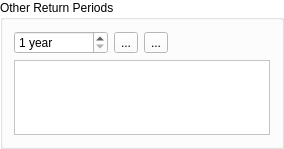
              <widget class="QGroupBox" name="groupBox_SAEP_2">
               <property name="minimumSize">
                <size>
                 <width>250</width>
                 <height>0</height>
                </size>
               </property>
               <property name="maximumSize">
                <size>
                 <width>300</width>
                 <height>16777215</height>
                </size>
               </property>
               <property name="palette">
                <palette>
                 <active>
                  <colorrole role="WindowText">
                   <brush brushstyle="SolidPattern">
                    <color alpha="255">
                     <red>0</red>
                     <green>0</green>
                     <blue>0</blue>
                    </color>
                   </brush>
                  </colorrole>
                  <colorrole role="Button">
                   <brush brushstyle="SolidPattern">
                    <color alpha="255">
                     <red>255</red>
                     <green>255</green>
                     <blue>255</blue>
                    </color>
                   </brush>
                  </colorrole>
                  <colorrole role="Light">
                   <brush brushstyle="SolidPattern">
                    <color alpha="255">
                     <red>255</red>
                     <green>255</green>
                     <blue>255</blue>
                    </color>
                   </brush>
                  </colorrole>
                  <colorrole role="Midlight">
                   <brush brushstyle="SolidPattern">
                    <color alpha="255">
                     <red>255</red>
                     <green>255</green>
                     <blue>255</blue>
                    </color>
                   </brush>
                  </colorrole>
                  <colorrole role="Dark">
                   <brush brushstyle="SolidPattern">
                    <color alpha="255">
                     <red>127</red>
                     <green>127</green>
                     <blue>127</blue>
                    </color>
                   </brush>
                  </colorrole>
                  <colorrole role="Mid">
                   <brush brushstyle="SolidPattern">
                    <color alpha="255">
                     <red>170</red>
                     <green>170</green>
                     <blue>170</blue>
                    </color>
                   </brush>
                  </colorrole>
                  <colorrole role="Text">
                   <brush brushstyle="SolidPattern">
                    <color alpha="255">
                     <red>0</red>
                     <green>0</green>
                     <blue>0</blue>
                    </color>
                   </brush>
                  </colorrole>
                  <colorrole role="BrightText">
                   <brush brushstyle="SolidPattern">
                    <color alpha="255">
                     <red>255</red>
                     <green>255</green>
                     <blue>255</blue>
                    </color>
                   </brush>
                  </colorrole>
                  <colorrole role="ButtonText">
                   <brush brushstyle="SolidPattern">
                    <color alpha="255">
                     <red>0</red>
                     <green>0</green>
                     <blue>0</blue>
                    </color>
                   </brush>
                  </colorrole>
                  <colorrole role="Base">
                   <brush brushstyle="SolidPattern">
                    <color alpha="255">
                     <red>255</red>
                     <green>255</green>
                     <blue>255</blue>
                    </color>
                   </brush>
                  </colorrole>
                  <colorrole role="Window">
                   <brush brushstyle="SolidPattern">
                    <color alpha="255">
                     <red>255</red>
                     <green>255</green>
                     <blue>255</blue>
                    </color>
                   </brush>
                  </colorrole>
                  <colorrole role="Shadow">
                   <brush brushstyle="SolidPattern">
                    <color alpha="255">
                     <red>0</red>
                     <green>0</green>
                     <blue>0</blue>
                    </color>
                   </brush>
                  </colorrole>
                  <colorrole role="AlternateBase">
                   <brush brushstyle="SolidPattern">
                    <color alpha="255">
                     <red>255</red>
                     <green>255</green>
                     <blue>255</blue>
                    </color>
                   </brush>
                  </colorrole>
                  <colorrole role="ToolTipBase">
                   <brush brushstyle="SolidPattern">
                    <color alpha="255">
                     <red>255</red>
                     <green>255</green>
                     <blue>220</blue>
                    </color>
                   </brush>
                  </colorrole>
                  <colorrole role="ToolTipText">
                   <brush brushstyle="SolidPattern">
                    <color alpha="255">
                     <red>0</red>
                     <green>0</green>
                     <blue>0</blue>
                    </color>
                   </brush>
                  </colorrole>
                 </active>
                 <inactive>
                  <colorrole role="WindowText">
                   <brush brushstyle="SolidPattern">
                    <color alpha="255">
                     <red>0</red>
                     <green>0</green>
                     <blue>0</blue>
                    </color>
                   </brush>
                  </colorrole>
                  <colorrole role="Button">
                   <brush brushstyle="SolidPattern">
                    <color alpha="255">
                     <red>255</red>
                     <green>255</green>
                     <blue>255</blue>
                    </color>
                   </brush>
                  </colorrole>
                  <colorrole role="Light">
                   <brush brushstyle="SolidPattern">
                    <color alpha="255">
                     <red>255</red>
                     <green>255</green>
                     <blue>255</blue>
                    </color>
                   </brush>
                  </colorrole>
                  <colorrole role="Midlight">
                   <brush brushstyle="SolidPattern">
                    <color alpha="255">
                     <red>255</red>
                     <green>255</green>
                     <blue>255</blue>
                    </color>
                   </brush>
                  </colorrole>
                  <colorrole role="Dark">
                   <brush brushstyle="SolidPattern">
                    <color alpha="255">
                     <red>127</red>
                     <green>127</green>
                     <blue>127</blue>
                    </color>
                   </brush>
                  </colorrole>
                  <colorrole role="Mid">
                   <brush brushstyle="SolidPattern">
                    <color alpha="255">
                     <red>170</red>
                     <green>170</green>
                     <blue>170</blue>
                    </color>
                   </brush>
                  </colorrole>
                  <colorrole role="Text">
                   <brush brushstyle="SolidPattern">
                    <color alpha="255">
                     <red>0</red>
                     <green>0</green>
                     <blue>0</blue>
                    </color>
                   </brush>
                  </colorrole>
                  <colorrole role="BrightText">
                   <brush brushstyle="SolidPattern">
                    <color alpha="255">
                     <red>255</red>
                     <green>255</green>
                     <blue>255</blue>
                    </color>
                   </brush>
                  </colorrole>
                  <colorrole role="ButtonText">
                   <brush brushstyle="SolidPattern">
                    <color alpha="255">
                     <red>0</red>
                     <green>0</green>
                     <blue>0</blue>
                    </color>
                   </brush>
                  </colorrole>
                  <colorrole role="Base">
                   <brush brushstyle="SolidPattern">
                    <color alpha="255">
                     <red>255</red>
                     <green>255</green>
                     <blue>255</blue>
                    </color>
                   </brush>
                  </colorrole>
                  <colorrole role="Window">
                   <brush brushstyle="SolidPattern">
                    <color alpha="255">
                     <red>255</red>
                     <green>255</green>
                     <blue>255</blue>
                    </color>
                   </brush>
                  </colorrole>
                  <colorrole role="Shadow">
                   <brush brushstyle="SolidPattern">
                    <color alpha="255">
                     <red>0</red>
                     <green>0</green>
                     <blue>0</blue>
                    </color>
                   </brush>
                  </colorrole>
                  <colorrole role="AlternateBase">
                   <brush brushstyle="SolidPattern">
                    <color alpha="255">
                     <red>255</red>
                     <green>255</green>
                     <blue>255</blue>
                    </color>
                   </brush>
                  </colorrole>
                  <colorrole role="ToolTipBase">
                   <brush brushstyle="SolidPattern">
                    <color alpha="255">
                     <red>255</red>
                     <green>255</green>
                     <blue>220</blue>
                    </color>
                   </brush>
                  </colorrole>
                  <colorrole role="ToolTipText">
                   <brush brushstyle="SolidPattern">
                    <color alpha="255">
                     <red>0</red>
                     <green>0</green>
                     <blue>0</blue>
                    </color>
                   </brush>
                  </colorrole>
                 </inactive>
                 <disabled>
                  <colorrole role="WindowText">
                   <brush brushstyle="SolidPattern">
                    <color alpha="255">
                     <red>127</red>
                     <green>127</green>
                     <blue>127</blue>
                    </color>
                   </brush>
                  </colorrole>
                  <colorrole role="Button">
                   <brush brushstyle="SolidPattern">
                    <color alpha="255">
                     <red>255</red>
                     <green>255</green>
                     <blue>255</blue>
                    </color>
                   </brush>
                  </colorrole>
                  <colorrole role="Light">
                   <brush brushstyle="SolidPattern">
                    <color alpha="255">
                     <red>255</red>
                     <green>255</green>
                     <blue>255</blue>
                    </color>
                   </brush>
                  </colorrole>
                  <colorrole role="Midlight">
                   <brush brushstyle="SolidPattern">
                    <color alpha="255">
                     <red>255</red>
                     <green>255</green>
                     <blue>255</blue>
                    </color>
                   </brush>
                  </colorrole>
                  <colorrole role="Dark">
                   <brush brushstyle="SolidPattern">
                    <color alpha="255">
                     <red>127</red>
                     <green>127</green>
                     <blue>127</blue>
                    </color>
                   </brush>
                  </colorrole>
                  <colorrole role="Mid">
                   <brush brushstyle="SolidPattern">
                    <color alpha="255">
                     <red>170</red>
                     <green>170</green>
                     <blue>170</blue>
                    </color>
                   </brush>
                  </colorrole>
                  <colorrole role="Text">
                   <brush brushstyle="SolidPattern">
                    <color alpha="255">
                     <red>127</red>
                     <green>127</green>
                     <blue>127</blue>
                    </color>
                   </brush>
                  </colorrole>
                  <colorrole role="BrightText">
                   <brush brushstyle="SolidPattern">
                    <color alpha="255">
                     <red>255</red>
                     <green>255</green>
                     <blue>255</blue>
                    </color>
                   </brush>
                  </colorrole>
                  <colorrole role="ButtonText">
                   <brush brushstyle="SolidPattern">
                    <color alpha="255">
                     <red>127</red>
                     <green>127</green>
                     <blue>127</blue>
                    </color>
                   </brush>
                  </colorrole>
                  <colorrole role="Base">
                   <brush brushstyle="SolidPattern">
                    <color alpha="255">
                     <red>255</red>
                     <green>255</green>
                     <blue>255</blue>
                    </color>
                   </brush>
                  </colorrole>
                  <colorrole role="Window">
                   <brush brushstyle="SolidPattern">
                    <color alpha="255">
                     <red>255</red>
                     <green>255</green>
                     <blue>255</blue>
                    </color>
                   </brush>
                  </colorrole>
                  <colorrole role="Shadow">
                   <brush brushstyle="SolidPattern">
                    <color alpha="255">
                     <red>0</red>
                     <green>0</green>
                     <blue>0</blue>
                    </color>
                   </brush>
                  </colorrole>
                  <colorrole role="AlternateBase">
                   <brush brushstyle="SolidPattern">
                    <color alpha="255">
                     <red>255</red>
                     <green>255</green>
                     <blue>255</blue>
                    </color>
                   </brush>
                  </colorrole>
                  <colorrole role="ToolTipBase">
                   <brush brushstyle="SolidPattern">
                    <color alpha="255">
                     <red>255</red>
                     <green>255</green>
                     <blue>220</blue>
                    </color>
                   </brush>
                  </colorrole>
                  <colorrole role="ToolTipText">
                   <brush brushstyle="SolidPattern">
                    <color alpha="255">
                     <red>0</red>
                     <green>0</green>
                     <blue>0</blue>
                    </color>
                   </brush>
                  </colorrole>
                 </disabled>
                </palette>
               </property>
               <property name="autoFillBackground">
                <bool>true</bool>
               </property>
               <property name="title">
                <string>Other Return Periods</string>
               </property>
               <layout class="QVBoxLayout" name="verticalLayout_4">
                <item>
                 <layout class="QHBoxLayout" name="horizontalLayout_3">
                  <item>
                   <widget class="QSpinBox" name="sbRP">
                    <property name="suffix">
                     <string> year</string>
                    </property>
                    <property name="minimum">
                     <number>1</number>
                    </property>
                    <property name="maximum">
                     <number>999999</number>
                    </property>
                    <property name="value">
                     <number>1</number>
                    </property>
                   </widget>
                  </item>
                  <item>
                   <widget class="QToolButton" name="btnAddRP">
                    <property name="text">
                     <string>...</string>
                    </property>
                   </widget>
                  </item>
                  <item>
                   <widget class="QToolButton" name="btnRemoveRP">
                    <property name="text">
                     <string>...</string>
                    </property>
                   </widget>
                  </item>
                  <item>
                   <spacer name="horizontalSpacer">
                    <property name="orientation">
                     <enum>Qt::Horizontal</enum>
                    </property>
                    <property name="sizeHint" stdset="0">
                     <size>
                      <width>40</width>
                      <height>20</height>
                     </size>
                    </property>
                   </spacer>
                  </item>
                 </layout>
                </item>
                <item>
                 <widget class="QListWidget" name="lwRP">
                  <property name="maximumSize">
                   <size>
                    <width>16777215</width>
                    <height>75</height>
                   </size>
                  </property>
                  <property name="selectionMode">
                   <enum>QAbstractItemView::ExtendedSelection</enum>
                  </property>
                 </widget>
                </item>
               </layout>
              </widget>
